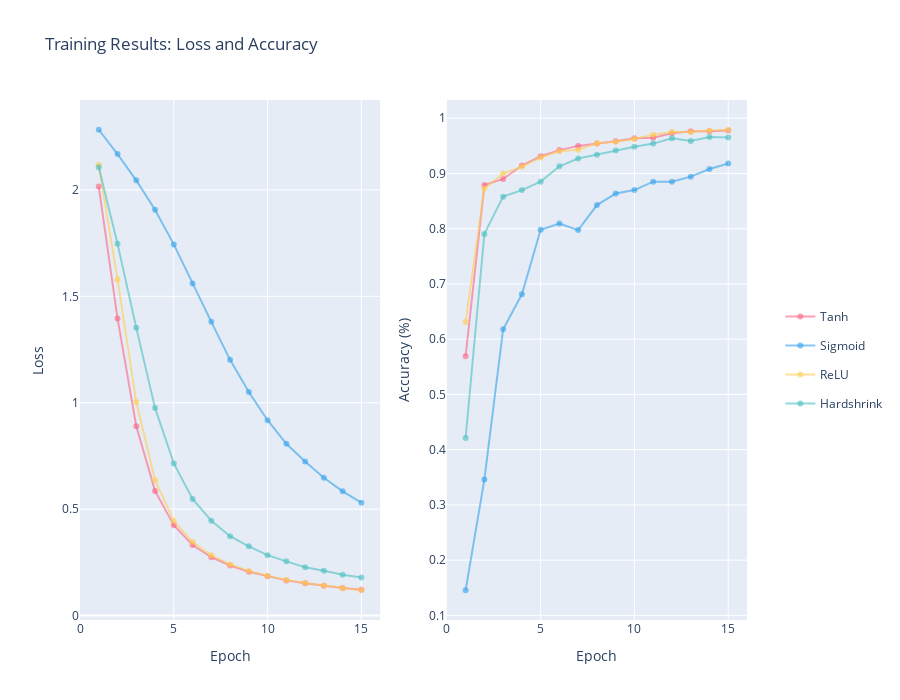

The code cell stored with this chart in its notebook:
### Markdown cell above
> Plotting function definition

### Code cell
import plotly.graph_objects as go


def plot_training_results(results, colors):
    if not results:
        print("No results to display.")
        return

    # Determine the number of epochs from the first entry in the results
    epochs = list(range(1, len(next(iter(results.values()))['losses']) + 1))

    # Create figures for loss and accuracy
    fig = go.Figure()

    # Adding Loss and Accuracy Traces
    for name, data in results.items():
        fig.add_trace(go.Scatter(
            x=epochs, y=data['losses'],
            mode='lines+markers',
            name=name,
            line=dict(color=colors[name]),
            legendgroup=name,  # Group by name for single legend entry
            showlegend=True
        ))
        fig.add_trace(go.Scatter(
            x=epochs, y=data['accuracies'],
            mode='lines+markers',
            name=name,
            line=dict(color=colors[name]),
            xaxis='x2',
            yaxis='y2',
            legendgroup=name,  # Group by name for single legend entry
            showlegend=False  # Hide legend for accuracy to avoid duplicate entries
        ))

    # Update layout for a subplot appearance with legend on the right
    fig.update_layout(
        title='Training Results: Loss and Accuracy',
        xaxis=dict(title='Epoch', domain=[0, 0.45]),
        yaxis=dict(title='Loss'),
        xaxis2=dict(title='Epoch', domain=[0.55, 1]),
        yaxis2=dict(title='Accuracy (%)', anchor='x2'),
        legend=dict(
            x=1.05,
            xanchor='left',
            y=0.5,
            yanchor='middle'
        ),
        height=700
    )

    return fig


plot_training_results(results, color_map).show()

### Figure 1 — Plotly figure (JSON) as saved in the notebook; plotly's stock layout.template omitted (floating-point values rounded to 4 significant figures)
{"data": [{"legendgroup": "Tanh", "line": {"color": "rgba(255, 99, 132, 0.6)"}, "mode": "lines+markers", "name": "Tanh", "showlegend": true, "type": "scatter", "x": [1, 2, 3, 4, 5, 6, 7, 8, 9, 10, 11, 12, 13, 14, 15], "y": [2.016, 1.396, 0.8899, 0.586, 0.4244, 0.3317, 0.2743, 0.2354, 0.2056, 0.1844, 0.1654, 0.1515, 0.1398, 0.13, 0.1213]}, {"legendgroup": "Tanh", "line": {"color": "rgba(255, 99, 132, 0.6)"}, "mode": "lines+markers", "name": "Tanh", "showlegend": false, "type": "scatter", "x": [1, 2, 3, 4, 5, 6, 7, 8, 9, 10, 11, 12, 13, 14, 15], "xaxis": "x2", "y": [0.5692, 0.8789, 0.89, 0.9144, 0.9311, 0.9422, 0.9499, 0.9541, 0.9582, 0.9638, 0.9645, 0.9729, 0.9763, 0.9763, 0.9777], "yaxis": "y2"}, {"legendgroup": "Sigmoid", "line": {"color": "rgba(54, 162, 235, 0.6)"}, "mode": "lines+markers", "name": "Sigmoid", "showlegend": true, "type": "scatter", "x": [1, 2, 3, 4, 5, 6, 7, 8, 9, 10, 11, 12, 13, 14, 15], "y": [2.283, 2.168, 2.045, 1.907, 1.744, 1.56, 1.38, 1.202, 1.05, 0.918, 0.8071, 0.7239, 0.6478, 0.5838, 0.5308]}, {"legendgroup": "Sigmoid", "line": {"color": "rgba(54, 162, 235, 0.6)"}, "mode": "lines+markers", "name": "Sigmoid", "showlegend": false, "type": "scatter", "x": [1, 2, 3, 4, 5, 6, 7, 8, 9, 10, 11, 12, 13, 14, 15], "xaxis": "x2", "y": [0.1454, 0.3459, 0.618, 0.6813, 0.7982, 0.8093, 0.7975, 0.8427, 0.8636, 0.8699, 0.8852, 0.8852, 0.8942, 0.9081, 0.9179], "yaxis": "y2"}, {"legendgroup": "ReLU", "line": {"color": "rgba(255, 206, 86, 0.6)"}, "mode": "lines+markers", "name": "ReLU", "showlegend": true, "type": "scatter", "x": [1, 2, 3, 4, 5, 6, 7, 8, 9, 10, 11, 12, 13, 14, 15], "y": [2.118, 1.58, 1.003, 0.6368, 0.4453, 0.346, 0.2836, 0.2404, 0.2101, 0.1867, 0.1678, 0.1527, 0.1414, 0.129, 0.1191]}, {"legendgroup": "ReLU", "line": {"color": "rgba(255, 206, 86, 0.6)"}, "mode": "lines+markers", "name": "ReLU", "showlegend": false, "type": "scatter", "x": [1, 2, 3, 4, 5, 6, 7, 8, 9, 10, 11, 12, 13, 14, 15], "xaxis": "x2", "y": [0.6312, 0.8727, 0.8998, 0.9123, 0.929, 0.9402, 0.9429, 0.9548, 0.9576, 0.9624, 0.9701, 0.9749, 0.9749, 0.9777, 0.9791], "yaxis": "y2"}, {"legendgroup": "Hardshrink", "line": {"color": "rgba(75, 192, 192, 0.6)"}, "mode": "lines+markers", "name": "Hardshrink", "showlegend": true, "type": "scatter", "x": [1, 2, 3, 4, 5, 6, 7, 8, 9, 10, 11, 12, 13, 14, 15], "y": [2.107, 1.747, 1.352, 0.9757, 0.7152, 0.5484, 0.4458, 0.3732, 0.3256, 0.2841, 0.2548, 0.2274, 0.211, 0.1915, 0.1788]}, {"legendgroup": "Hardshrink", "line": {"color": "rgba(75, 192, 192, 0.6)"}, "mode": "lines+markers", "name": "Hardshrink", "showlegend": false, "type": "scatter", "x": [1, 2, 3, 4, 5, 6, 7, 8, 9, 10, 11, 12, 13, 14, 15], "xaxis": "x2", "y": [0.421, 0.7905, 0.858, 0.8699, 0.8852, 0.913, 0.9269, 0.9339, 0.9415, 0.9485, 0.9541, 0.9638, 0.9589, 0.9659, 0.9652], "yaxis": "y2"}], "layout": {"height": 700, "legend": {"x": 1.05, "xanchor": "left", "y": 0.5, "yanchor": "middle"}, "title": {"text": "Training Results: Loss and Accuracy"}, "xaxis": {"domain": [0, 0.45], "title": {"text": "Epoch"}}, "xaxis2": {"domain": [0.55, 1], "title": {"text": "Epoch"}}, "yaxis": {"title": {"text": "Loss"}}, "yaxis2": {"anchor": "x2", "title": {"text": "Accuracy (%)"}}}}
